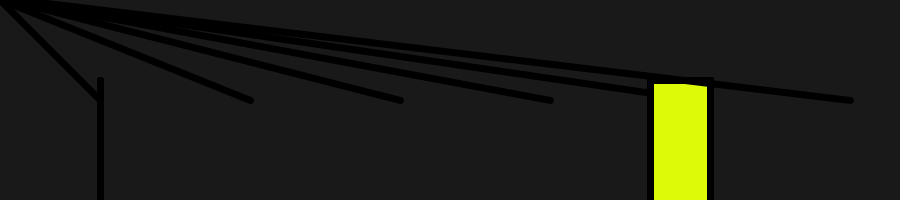
Frame 1 (no input)
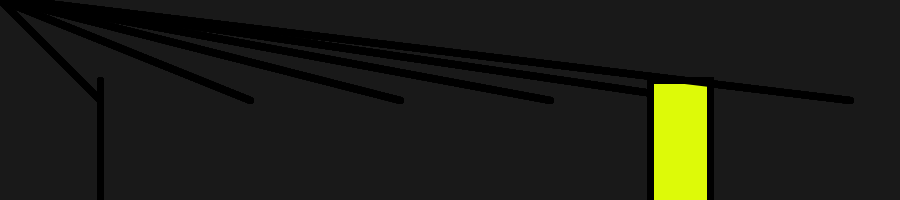
Frame 60 (the mouse pressed at the canvas centre just before this capture)
Frame 120 (the mouse held since frame 60 and released just before this capture): identical to frame 60, image omitted

The Processing sketch that drew these frames (run headless with seeded random() and noise(); from frame 60 on, the mouse is pressed at the canvas centre):

// Processing sketch: processing_122136
// ── processing_122136.pde

int directionX;
int x;
int directionY;
int y;
float data[] = {1.8, 1.1,.541,.241,.317,.169}; //# in thousands,street,emergen.shelter,trans housing,treatment centers,jails,hospitals
//String names[] = {"2005", "2007", "2009", "2011" } ; //



void setup(){
  background(25);
  size(900,200);
  smooth();
}
    
void draw(){
  for(int i = 0; i < data.length; i++){ //iterate through the array
  float ellSize = map(data[i],2,50,1,100); //map numbers to ellipse size
  fill(221,250,8);
  rect(650,80,60,500);

 
 
  strokeWeight(7);
  line(100,80,100,580);
  line(i*150+100,100,ellSize,ellSize);
  if(y<25){
    directionY =-1;
  if(dist(mouseX,mouseY,i*150+100,100) < 15){
  rect(i*150+100,100,15,190);//text(names[i], i*150+115,100);
    }
   }
 }
}              
                                
